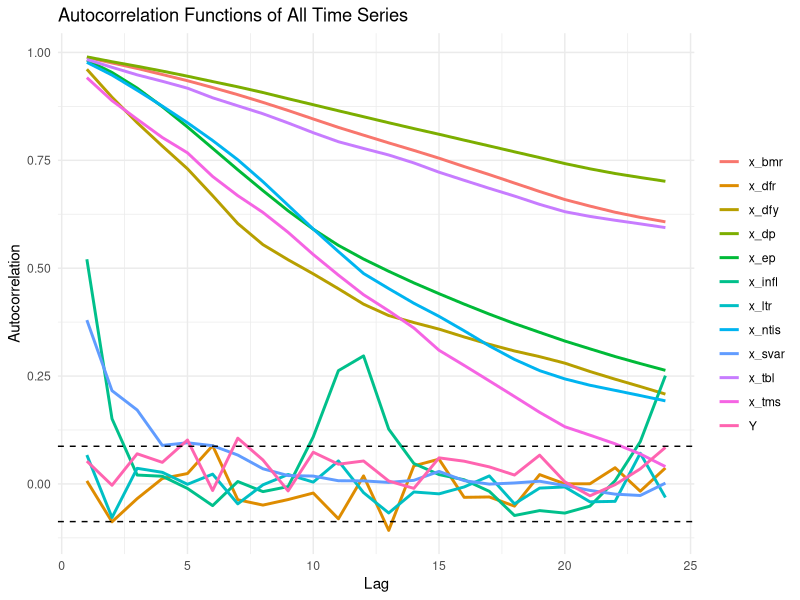

This chart was generated by the following R code:
rm(list = ls())
library(forecast)
library(ggplot2)

Data <- read.csv("Equity_Premium.csv")
Matrix <- as.matrix(Data)
Y <- Matrix[, 2, drop = FALSE]
x_dfy <- Matrix[, 3, drop = FALSE]
x_infl <- Matrix[, 4, drop = FALSE]
x_svar <- Matrix[, 5, drop = FALSE]
x_tms <- Matrix[, 6, drop = FALSE]
x_tbl <- Matrix[, 7, drop = FALSE]
x_dfr <- Matrix[, 8, drop = FALSE]
x_dp <- Matrix[, 9, drop = FALSE]
x_ltr <- Matrix[, 10, drop = FALSE]
x_ep <- Matrix[, 11, drop = FALSE]
x_bmr <- Matrix[, 12, drop = FALSE]
x_ntis <- Matrix[, 13, drop = FALSE]
X <- cbind(x_dfy, x_infl, x_svar, x_tms, x_tbl, x_dfr, x_dp, x_ltr, x_ep, x_bmr, x_ntis)

combined_data <- cbind(X, Y)
colnames(combined_data) <- c(colnames(X), "Y")

ACFdata <- data.frame(Lag = integer(), ACF = numeric(), Series = character())
BPresults <- data.frame(Series = character(), Q_12 = numeric(), Q_24 = numeric(), Lag_12_Statistic = numeric(), Lag_24_Statistic = numeric())

for (i in 1:ncol(combined_data)) {
  ts_data <- combined_data[, i]
  series_name <- colnames(combined_data)[i]
  
  ACFresult <- acf(ts_data, lag.max = 24, plot = FALSE)
  ACFvalues <- ACFresult$acf[-1]
  lags <- 1:24
  
  ACFdata <- rbind(ACFdata, data.frame(Lag = lags, ACF = ACFvalues, Series = series_name))
  
  BP_test_12 <- Box.test(ts_data, lag = 12, type = "Box-Pierce")
  BP_test_24 <- Box.test(ts_data, lag = 24, type = "Box-Pierce")
  
  BPresults <- rbind(BPresults, data.frame(
    Series = series_name,
    Lag_12_P_Value = BP_test_12$p.value,
    Lag_24_P_Value = BP_test_24$p.value,
    Q_12 = BP_test_12$statistic,
    Q_24 = BP_test_24$statistic
  ))
}

conf_level <- qnorm(0.975) / sqrt(nrow(combined_data))

ACFplot <- ggplot(ACFdata, aes(x = Lag, y = ACF, color = Series, group = Series)) +
  geom_line(linewidth = 1) +
  geom_hline(yintercept = c(conf_level, -conf_level), linetype = "dashed", color = "black") +
  labs(title = "Autocorrelation Functions of All Time Series",
       x = "Lag",
       y = "Autocorrelation") +
  theme_minimal() +
  theme(legend.title = element_blank()) # Remove legend title

ggsave("ACF_Plot.png", plot = ACFplot, width = 10, height = 6)
print(ACFplot)

cat("Box-Pierce Test Results:\n")
print(BPresults)
